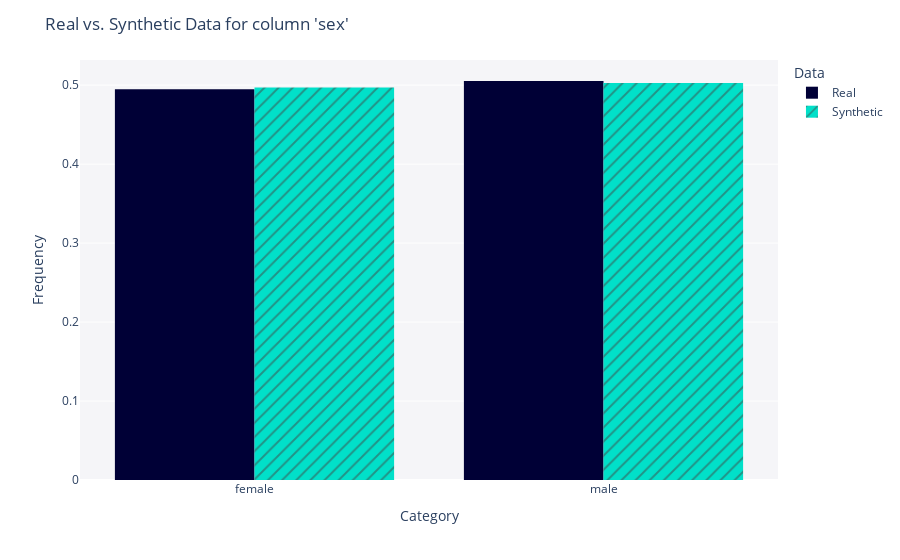

Notebook code cell kept with this figure:
### Code cell
fig = utils.get_column_plot(
    real_data=df,
    synthetic_data=df_gaussian,
    column_name='sex',
    metadata=metadata
)

fig.show()

### Figure 1 — Plotly figure (JSON) as saved in the notebook; plotly's stock layout.template omitted (floating-point values rounded to 4 significant figures; data arrays with more than 128 entries replaced by an {"elided": "..."} marker saying what was removed)
{"data": [{"alignmentgroup": "True", "bingroup": "x", "histnorm": "probability density", "hovertemplate": "<b>Real</b><br>Frequency: %{y}<extra></extra>", "legendgroup": "Real", "marker": {"color": "#000036", "pattern": {"shape": ""}}, "name": "Real", "offsetgroup": "Real", "orientation": "v", "showlegend": true, "type": "histogram", "x": {"elided": "1338 str values"}, "xaxis": "x", "yaxis": "y"}, {"alignmentgroup": "True", "bingroup": "x", "histnorm": "probability density", "hovertemplate": "<b>Synthetic</b><br>Frequency: %{y}<extra></extra>", "legendgroup": "Synthetic", "marker": {"color": "#01E0C9", "pattern": {"shape": "/"}}, "name": "Synthetic", "offsetgroup": "Synthetic", "orientation": "v", "showlegend": true, "type": "histogram", "x": {"elided": "1400 str values"}, "xaxis": "x", "yaxis": "y"}], "layout": {"autosize": true, "barmode": "group", "legend": {"title": {"text": "Data"}, "tracegroupgap": 0}, "margin": {"t": 60}, "plot_bgcolor": "#F5F5F8", "title": {"text": "Real vs. Synthetic Data for column 'sex'"}, "xaxis": {"anchor": "y", "autorange": true, "domain": [0, 1], "range": [-0.5, 1.5], "title": {"text": "Category"}, "type": "category"}, "yaxis": {"anchor": "x", "autorange": true, "domain": [0, 1], "range": [0, 0.5318], "title": {"text": "Frequency"}}}}
